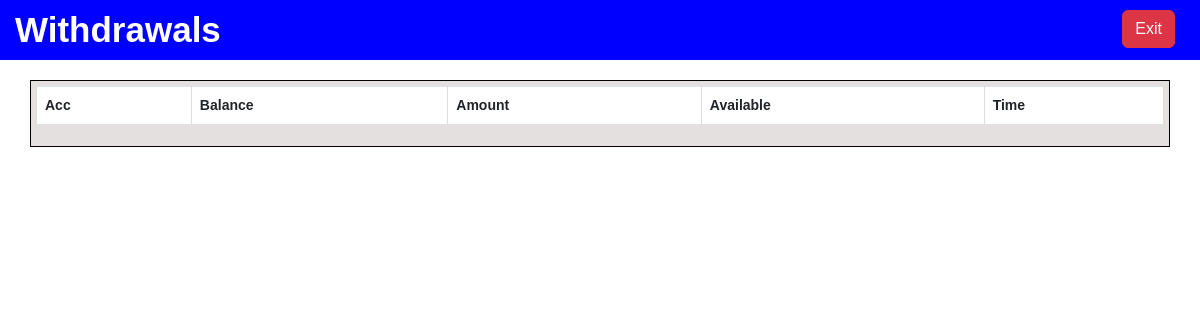
Before: /withdrawals (signed in) with the older database file.
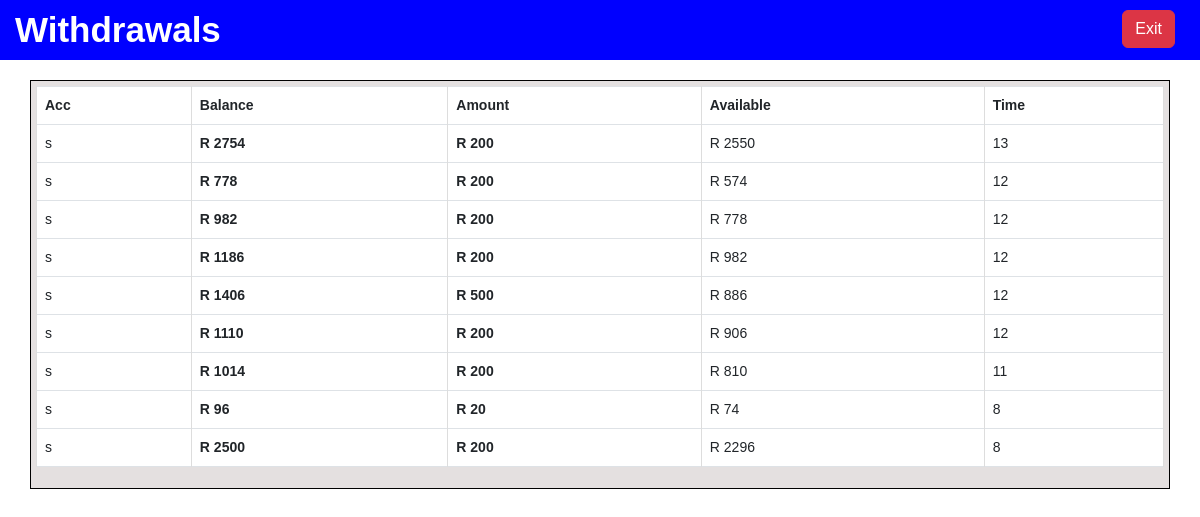
After: the same page with the newer database file.
### app_models/accounts.py (models this page shows)
class Withdrawals(db.Model):
    id = db.Column(db.Integer, primary_key=True)
    account_name = db.Column(db.String(50))
    account_type = db.Column(db.String(50))
    account_number = db.Column(db.Integer)
    currency = db.Column(db.String(100))
    currency_symbol = db.Column(db.String(5))
    previous_balance = db.Column(db.Integer)
    withdraw_amount = db.Column(db.String(50))
    account_balance = db.Column(db.Integer)
    withdraw_status = db.Column(db.String(50))
    withdraw_date = db.Column(db.Date)
    withdraw_time = db.Column(db.Time)
    user_id = db.Column(db.ForeignKey("user.id"), nullable=False)

### app.py (the view)
@app.route("/withdrawals", methods=['GET'])
@login_required
def withdrawals():
    page_name = 'withdrawals'
    user_id = current_user.id
    account = Accounts.query.get(user_id)
    account_number = account.account_number
    withdrawals = Withdrawals.query.filter_by(user_id=user_id).order_by(
        Withdrawals.withdraw_date.desc(),
        Withdrawals.withdraw_time.desc(),
    ).all()
    if current_user.role == 'Agent':
        page_name = 'merchant withdrawals'
        return render_template("merchant/merchant_withdrawals.html",
                               page_name=page_name,
                               withdrawals=withdrawals,
                               )
    return render_template("funds/withdrawals.html",
                           page_name=page_name,
                           withdrawals=withdrawals,
                           )

### app.py (called while the page is built)
@login_manager.user_loader
def load_user(user_id):
    return User.query.get(int(user_id))

### templates/funds/withdrawals.html (shortened to what this page needs)
{% extends 'layouts/statements.html' %}
{% block content %}
<link rel="stylesheet" href="/static/custom/css/tables.css">
<div class="container">
<div class="table-responsive">
    <table class="table table-bordered">
        <thead>
            <tr>
                <th>Acc</th>
                <th>Balance</th>
                <th>Amount</th>
                <th>Available</th>
                <th>Time</th>
            </tr>
        </thead>
        <tbody>
            {% for withdrawal in withdrawals %}
            <tr>
                <td>{{ withdrawal.account_name }}</td>
                <th>{{ withdrawal.currency_symbol }} {{ withdrawal.previous_balance }}</th>
                <th>{{ withdrawal.currency_symbol }} {{ withdrawal.withdraw_amount }}</th>
                <td>{{ withdrawal.currency_symbol }} {{ withdrawal.account_balance }}</td>
                <td>{{ withdrawal.withdraw_time.hour}}</td>
            </tr>
            {% endfor %}
        </tbody>
    </table>
</div>
</div>
{% endblock %}

### templates/layouts/statements.html (shortened to what this page needs)
<!DOCTYPE html>
<html lang="en">
<head>
    <link rel="stylesheet" href="/static/bootsrap/css/bootstrap.min.css">
    <link rel="stylesheet" href="/static/custom/css/style.css">
</head>
<body>
    {% if page_name == 'statements' %}
    <div class="header" id="mobile-content">
        <div class="row">
            <div class="col-9">
                <label for="logo" class="logo">{{page_name}}</label>
            </div>
            <div class="col-3">
                <a class="btn btn-danger" href="/account">Exit</a>
            </div>
        </div>
    </div>
    <div class="header" id="desktop-content">
        <label for="logo" class="logo">{{page_name}}</label>
        <ul>
            <li><a class="btn btn-danger" href="/account">Exit</a></li>
        </ul>
    </div>
    {% elif page_name == 'withdrawals' %}
    <div class="header" id="desktop-content">
        <label for="logo" class="logo">{{page_name}}</label>
        <ul>
            <li><a class="btn btn-danger" href="/withdraw_funds">Exit</a></li>
        </ul>
    </div>
    {% endif %}
    <div class="container-fluid">
        {% block content %}{% endblock %}
    </div>
</body>
</html>

### static/custom/css/style.css (style rules this page uses)
* { padding: 0; margin: 0; }
.header { background-color: blue; color: white; }
body { font-family: Arial, sans-serif; margin: 0; padding: 0; }
label.logo { color: white; text-transform: capitalize; font-size: 35px; line-height: 60px; padding: 0 15px; font-weight: bold; }
.container { margin-top: 80px; padding: 5px; border: 1px solid black; text-align: center; background-color: rgb(228, 224, 224); }
.header { background-color: blue; height: 60px; z-index: 100; position: fixed; top: 0; left: 0; right: 0; }
ul { float: right; margin-top: 10px; margin-right: 20px; }
ul li { display: inline-block; line-height: 30px; margin: 0 5px; }
a { color: rgb(232, 227, 227); padding: 5px 7px; border-radius: 20px; font-weight: bolder; background-color: rgb(3, 3, 174); text-decoration: none; transition-duration: 0.2s; }

### static/custom/css/tables.css (style rules this page uses)
table { border-collapse: collapse; width: 100%; font-size: 14px; }
th, td { border: 1px solid #ddd; padding: 8px; text-align: left; }
th { background-color: #f2f2f2; }
.container { margin-top: 80px; }

Changed rows visible on the page:
added Withdrawals: account_name "s", currency_symbol "R", previous_balance "2754", withdraw_amount "200", account_balance "2550", withdraw_time.hour "13"
added Withdrawals: account_name "s", currency_symbol "R", previous_balance "778", withdraw_amount "200", account_balance "574", withdraw_time.hour "12"
added Withdrawals: account_name "s", currency_symbol "R", previous_balance "982", withdraw_amount "200", account_balance "778", withdraw_time.hour "12"
added Withdrawals: account_name "s", currency_symbol "R", previous_balance "1186", withdraw_amount "200", account_balance "982", withdraw_time.hour "12"
added Withdrawals: account_name "s", currency_symbol "R", previous_balance "1406", withdraw_amount "500", account_balance "886", withdraw_time.hour "12"
added Withdrawals: account_name "s", currency_symbol "R", previous_balance "1110", withdraw_amount "200", account_balance "906", withdraw_time.hour "12"
added Withdrawals: account_name "s", currency_symbol "R", previous_balance "1014", withdraw_amount "200", account_balance "810", withdraw_time.hour "11"
added Withdrawals: account_name "s", currency_symbol "R", previous_balance "96", withdraw_amount "20", account_balance "74", withdraw_time.hour "8"
added Withdrawals: account_name "s", currency_symbol "R", previous_balance "2500", withdraw_amount "200", account_balance "2296", withdraw_time.hour "8"
